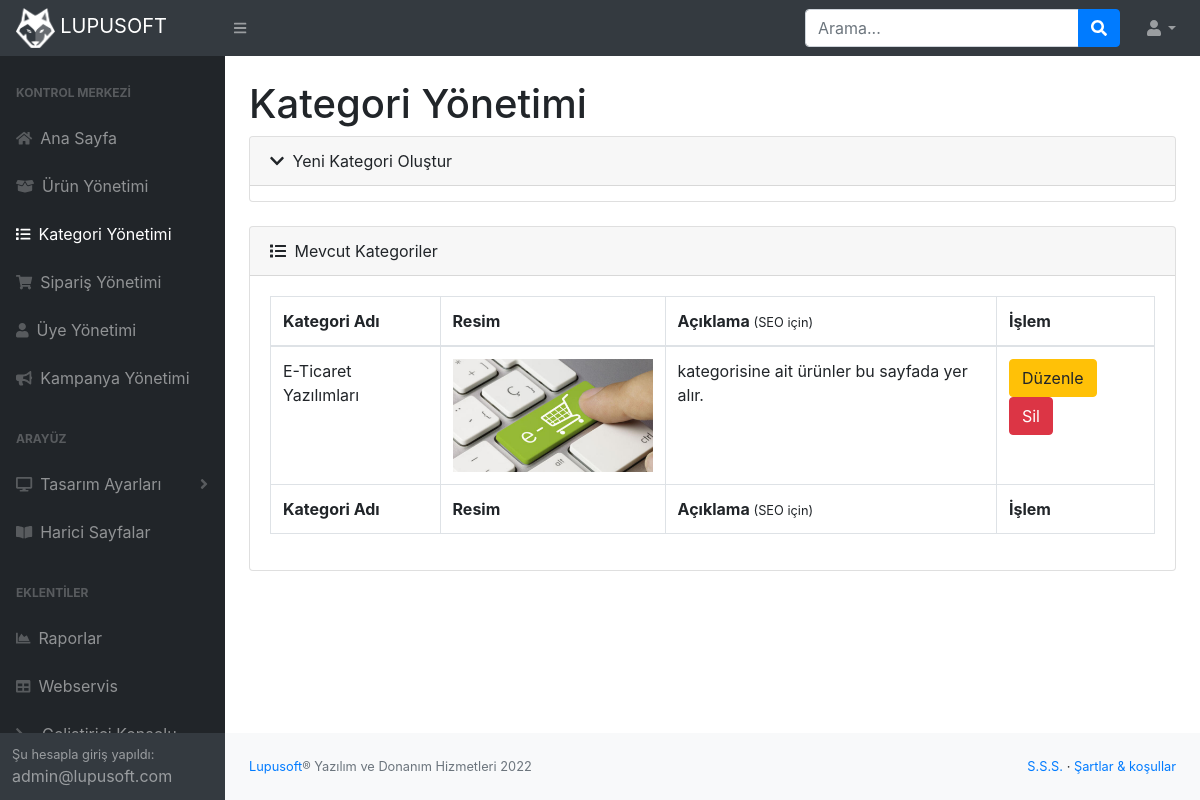
The app's page /admin/index.php?sayfa=kategori-yonetimi (signed in) with its own data.
### tables this page shows
CREATE TABLE IF NOT EXISTS `yoneticiler` (
  `id` int(11) NOT NULL AUTO_INCREMENT,
  `kadi` varchar(60) NOT NULL,
  `sifre` varchar(60) NOT NULL,
  `eposta` varchar(80) NOT NULL,
  `yardim` int(11) NOT NULL,
  PRIMARY KEY (`id`)
);

CREATE TABLE IF NOT EXISTS `kategoriler` (
  `id` int(11) NOT NULL AUTO_INCREMENT,
  `isim` varchar(100) NOT NULL,
  `kategorikodu` varchar(100) NOT NULL,
  `resim` varchar(100) NOT NULL,
  `aciklama` varchar(200) NOT NULL,
  PRIMARY KEY (`id`)
);

### db.php (called while the page is built, shortened)
<?php
$dbn = "lupusoft";
$dbs = "localhost";
$dbu = "root";
$dbp = "";
$db = mysqli_connect($dbs,$dbu,$dbp,$dbn);
mysqli_set_charset($db, "utf8mb4");
$ayarlarsorgu = "select * from ayarlar where id = 1";
$ayarlarsorgugonder = mysqli_query($db,$ayarlarsorgu);
$ayarlarsatir = mysqli_fetch_array($ayarlarsorgugonder);
?>

### admin/kategoriler.php (the view, shortened to what this page needs)
<main>
    <div class="container-fluid">
        <h1 class="mt-4">Kategori Yönetimi</h1>
        <div class="card mb-4 card-adder">
                <div class="card-header menubtn"><i class="fas fa-chevron-down mr-1"></i> Yeni Kategori Oluştur</div>
            </div>
        <div class="card mb-4">
            <div class="card-header"><i class="fas fa-list mr-1"></i> Mevcut Kategoriler</div>
            <div class="card-body">
                <div class="table-responsive">
                    <table class="table table-bordered" id="dataTable" width="100%" cellspacing="0">
                        <thead>
                            <tr>
                                <th>Kategori Adı</th>
                                <th>Resim</th>
                                <th>Açıklama <small>(SEO için)</small></th>
                                <th>İşlem</th>
                            </tr>
                        </thead>
                        <tfoot>
                            <tr>
                                <th>Kategori Adı</th>
                                <th>Resim</th>
                                <th>Açıklama <small>(SEO için)</small></th>
                                <th>İşlem</th>
                            </tr>
                        </tfoot>
                        <tbody>
                            <?php
                                $kategorileri_getir = mysqli_query($db,"SELECT * FROM kategoriler");
                                while($kategoriler_satir = mysqli_fetch_assoc($kategorileri_getir)){
                            ?>
                            <tr>
                                <form method="POST" enctype="multipart/form-data">
                                    <td>
                                        <span class="duzenle<?php echo $kategoriler_satir["id"]; ?>span"><?php echo $kategoriler_satir["isim"]; ?></span>
                                    </td>
                                    <td align="center">
                                        <span class="duzenle<?php echo $kategoriler_satir["id"]; ?>span"><img src='../images/<?php echo $kategoriler_satir["resim"]; ?>' width='200'></span>
                                    </td>
                                    <td>
                                        <span class="duzenle<?php echo $kategoriler_satir["id"]; ?>span"><?php echo $kategoriler_satir["aciklama"]; ?></span>
                                    </td>
                                    <td>
                                        <a class="btn btn-warning" href="javascript:formgoster(<?php echo $kategoriler_satir['id']; ?>);">Düzenle</a>
                                        <a href="javascript:if(confirm(`<?php echo $kategoriler_satir["isim"]; ?> kategorisini silmek istediğinize emin misiniz?`)){window.open(`?sayfa=kategori-yonetimi&sil=<?php echo $kategoriler_satir['id']; ?>`, '_blank');}" class="btn btn-danger">Sil</a>
                                    </td>
                                </form>
                            </tr>
                        <?php } ?>
                        </tbody>
                    </table>
                </div>
            </div>
        </div>
    </div>
</main>

### admin/index.php (shortened to what this page needs)
<?php
if($_SESSION["yonetici"] == "1"){
include("../db.php");
$yonetici_getir = mysqli_query($db,"SELECT * FROM yoneticiler WHERE id = ".$_SESSION["yonetici_id"]);
$yonetici_bilgiler = mysqli_fetch_assoc($yonetici_getir);
?>
<!DOCTYPE html>
<html lang="tr">
    <head>
        <link href="css/styles.css?v=<?php echo rand(1,999); ?>" rel="stylesheet" />
        <link href="https://cdn.datatables.net/1.10.20/css/dataTables.bootstrap4.min.css" rel="stylesheet" />
    </head>
    <body class="sb-nav-fixed">
        <nav class="sb-topnav navbar navbar-expand navbar-dark bg-dark">
            <a class="navbar-brand" href="index.php"><img src="img/logo-panel.png" style="width:20%;"> LUPUSOFT</a><button class="btn btn-link btn-sm order-1 order-lg-0" id="sidebarToggle" href="#"><i class="fas fa-bars"></i></button
            >
            <form class="d-none d-md-inline-block form-inline ml-auto mr-0 mr-md-3 my-2 my-md-0">
                <div class="input-group">
                    <input class="form-control" type="text" placeholder="Arama..." aria-label="Search" aria-describedby="basic-addon2" />
                    <div class="input-group-append">
                        <button class="btn btn-primary" type="button"><i class="fas fa-search"></i></button>
                    </div>
                </div>
            </form>
            <ul class="navbar-nav ml-auto ml-md-0">
                <li class="nav-item dropdown">
                    <a class="nav-link dropdown-toggle" id="userDropdown" href="#" role="button" data-toggle="dropdown" aria-haspopup="true" aria-expanded="false"><i class="fas fa-user fa-fw"></i></a>
                </li>
            </ul>
        </nav>
        <div id="layoutSidenav">
            <div id="layoutSidenav_nav">
                <nav class="sb-sidenav accordion sb-sidenav-dark" id="sidenavAccordion">
                    <div class="sb-sidenav-menu">
                        <div class="nav">
                            <div class="sb-sidenav-menu-heading">Kontrol Merkezi</div>
                                <a class="nav-link" href="index.php">
                                    <div class="sb-nav-link-icon"><i class="fas fa-home"></i></div>Ana Sayfa
                                </a>
                                <a class="nav-link" href="index.php?sayfa=urun-yonetimi">
                                    <div class="sb-nav-link-icon"><i class="fas fa-box-open"></i></div>Ürün Yönetimi
                                </a>
                                <a class="nav-link" href="index.php?sayfa=kategori-yonetimi">
                                    <div class="sb-nav-link-icon"><i class="fas fa-list"></i></div>Kategori Yönetimi
                                </a>
                                <a class="nav-link" href="index.php?sayfa=siparis-yonetimi">
                                    <div class="sb-nav-link-icon"><i class="fas fa-shopping-cart"></i></div>Sipariş Yönetimi
                                </a>
                                <a class="nav-link" href="index.php?sayfa=uye-yonetimi">
                                    <div class="sb-nav-link-icon"><i class="fas fa-user"></i></div>Üye Yönetimi
                                </a>
                                <a class="nav-link" href="index.php?sayfa=kampanya-yonetimi">
                                    <div class="sb-nav-link-icon"><i class="fas fa-bullhorn"></i></div>Kampanya Yönetimi
                                </a>
                            <div class="sb-sidenav-menu-heading">Arayüz</div>
                            <a class="nav-link collapsed" href="#" data-toggle="collapse" data-target="#collapseLayouts" aria-expanded="false" aria-controls="collapseLayouts">
                                <div class="sb-nav-link-icon"><i class="fas fa-desktop"></i></div>
                                Tasarım Ayarları
                                <div class="sb-sidenav-collapse-arrow"><i class="fas fa-angle-down"></i></div
                            ></a>
                            <a class="nav-link" href="index.php?sayfa=harici-sayfalar"><div class="sb-nav-link-icon"><i class="fas fa-book-open"></i></div>
                                Harici Sayfalar
                            </a>
                            <div class="sb-sidenav-menu-heading">Eklentiler</div>
                            <a class="nav-link" href="index.php?sayfa=raporlar">
                                <div class="sb-nav-link-icon"><i class="fas fa-chart-area"></i></div>
                                Raporlar</a>
                            <?php if($ayarlarsatir["gelistirici"] == 1){ ?>
                            <a class="nav-link" href="index.php?sayfa=webservis">
                                <div class="sb-nav-link-icon"><i class="fas fa-table"></i></div>
                            Webservis</a>
                            <a class="nav-link" href="index.php?sayfa=konsol">
                                <div class="sb-nav-link-icon"><i class="fas fa-terminal"></i></div>
                            Geliştirici Konsolu</a>
                            <?php } ?>
                        </div>
                    </div>
                    <div class="sb-sidenav-footer">
                        <div class="small">Şu hesapla giriş yapıldı:</div>
                        <?php
                        echo $yonetici_bilgiler["eposta"];
                        ?>
                    </div>
                </nav>
            </div>
            <div id="layoutSidenav_content">
                <?php
                    if(!isset($_GET['sayfa']) or empty($_GET['sayfa'])) {
                       $sayfa = 'anasayfa';
                    }
                    else {
                       $sayfa = $_GET['sayfa'];
                    }
                    switch ($sayfa){
                    case "kategori-yonetimi":
                        include("kategoriler.php");
                        break;
                    }
                ?>
                <footer class="py-4 bg-light mt-auto">
                    <div class="container-fluid">
                        <div class="d-flex align-items-center justify-content-between small">
                            <div class="text-muted"><a href="http://lupusoft.com" target="_blank">Lupusoft</a>&reg; Yazılım ve Donanım Hizmetleri <script>document.write(new Date().getFullYear());</script></div>
                            <div>
                               <a href="#">S.S.S.</a>
                                &middot;
                                <a href="#">Şartlar &amp; koşullar</a>
                            </div>
                        </div>
                    </div>
                </footer>
            </div>
        </div>
    </body>
</html>
<?php
}
else {
    header('Location: login.php');
}
?>

### admin/kategoriler.php (style rules this page uses)
.card-adder { padding-bottom:15px;overflow: hidden; }
.menubtn { cursor: pointer; }

### records on screen
yoneticiler: eposta "admin@lupusoft.com"
kategoriler: isim "E-Ticaret Yazılımları", resim (picture), aciklama "kategorisine ait ürünler bu sayfada yer alır."
